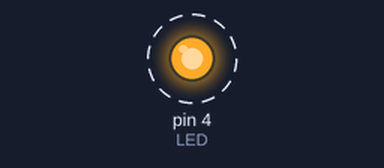
Simulated run of this sketch. Board: Arduino Uno, built with avr-gcc and run on an emulated ATmega328P. On the bench: output pins drawn as LEDs (lit = HIGH). Dashed ring = blinking. At 20.0 s the program stops and its outputs stay as they are.

Above: at 0.5 s.
Timing chart, 0 to 4.6 s (numbered marks = the images above):
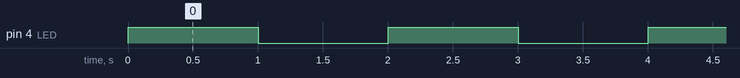

The sketch:

led_blink.ino
```cpp
#define LED 4

void setup() {
  pinMode(LED, OUTPUT);
}

void loop() {
  int LOOPCOUNT = 10;
  while (LOOPCOUNT) {
    Serial.println("Start blink sequence no: ");
    Serial.print(LOOPCOUNT);
    digitalWrite(LED, HIGH);
    delay(1000);
    digitalWrite(LED, LOW);
    delay(1000);
    LOOPCOUNT = LOOPCOUNT-1;
  }
  exit(1);
}
```

Measured:
- by itself, pin 4 (LED): alternates HIGH for 1.0 s and LOW for 1.0 s, 20 changes in all, then stays LOW
